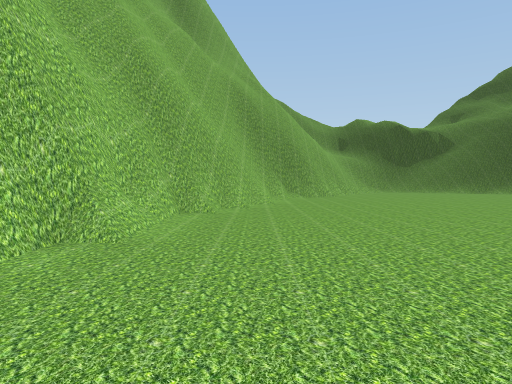
View 1 (above)

16 first-person views from a walk through a scene from a Unity 3-D project. The camera is 1.2 m above the floor, tilts 2° down and sees 70° across. The floor is counted in squares, 2.4 m on a side. Each view is taken from the middle of a square. On the plan, view 1 faces up. The plan holds only what a view shows up to about 9 squares ahead; the rest is blank. The place goes on beyond the plan. The player character is not drawn. Some surface patterns are stand-ins.

View 2
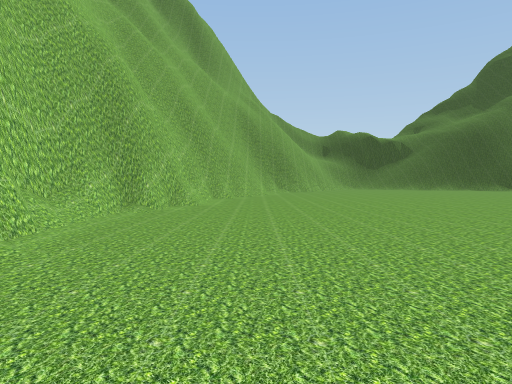

View 3
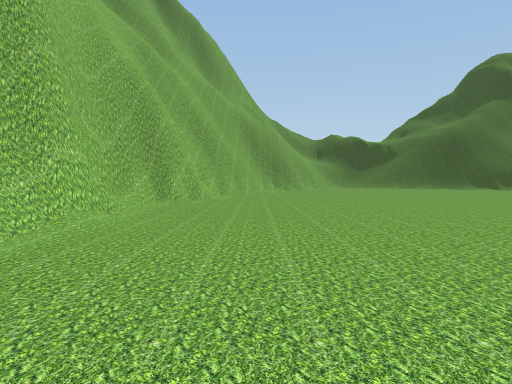

View 4
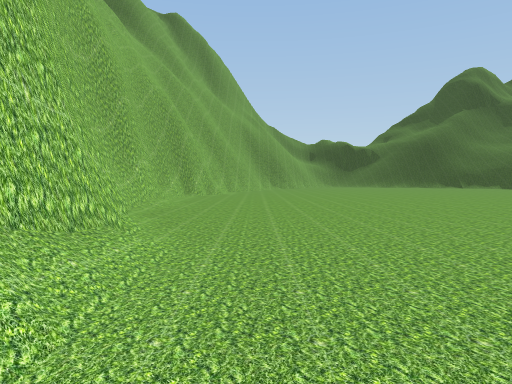

View 5
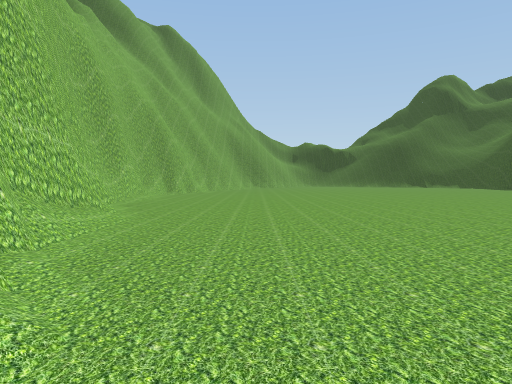

View 6
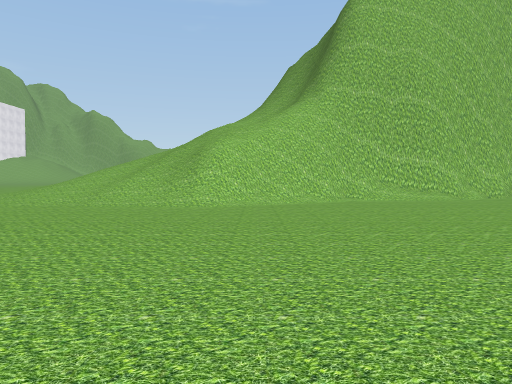

View 7
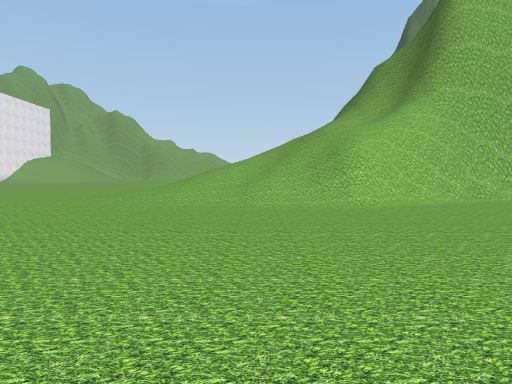

View 8
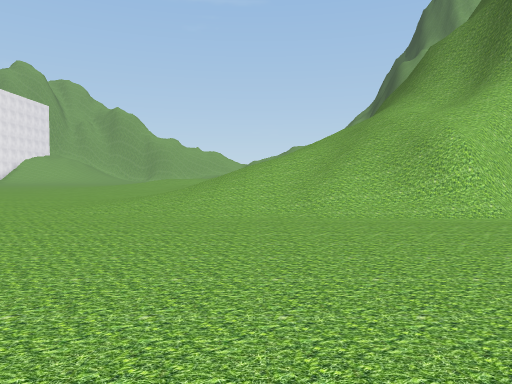

View 9
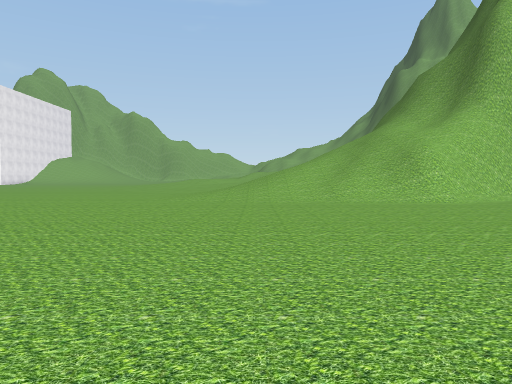

View 10
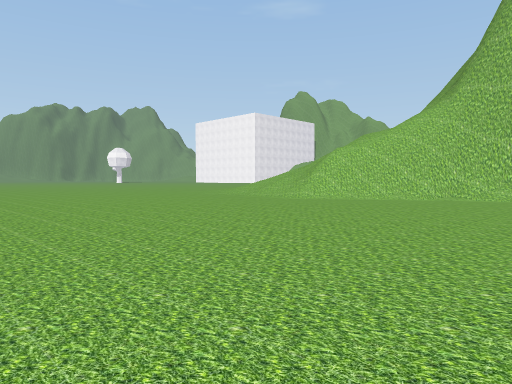

View 11
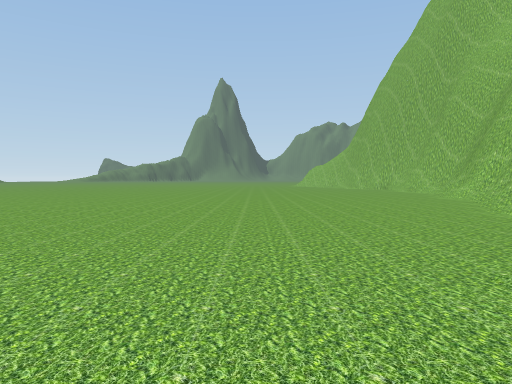

View 12
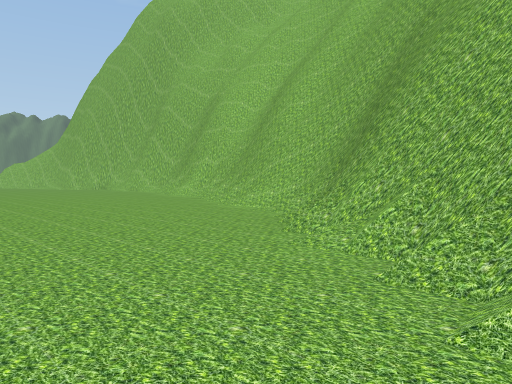

View 13
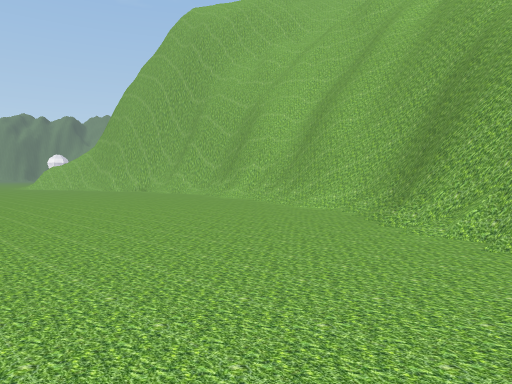

View 14
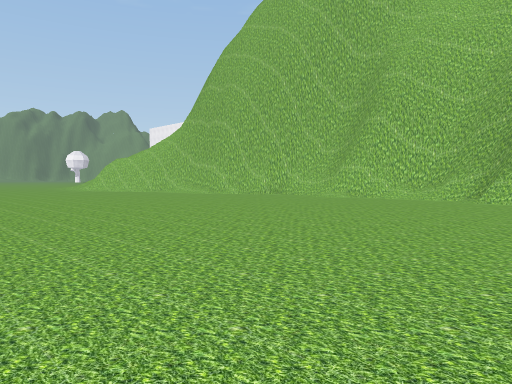

View 15
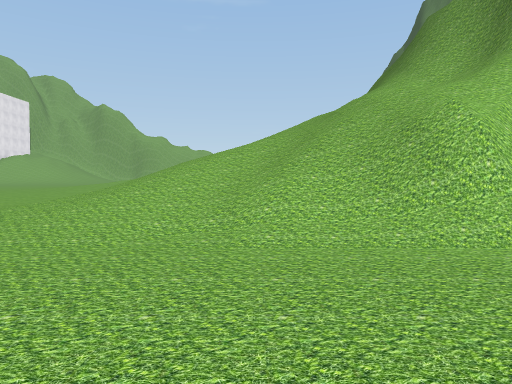

View 16
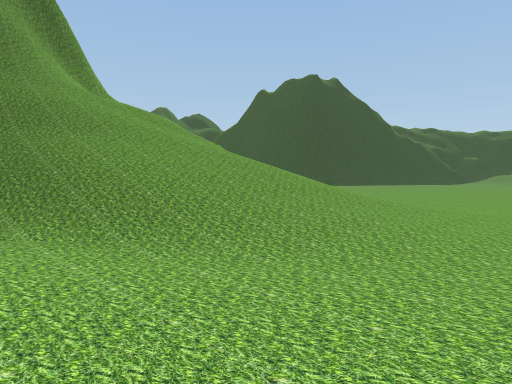

### Floor plan
Key: @ floor where view 1 was taken; # wall or solid block; . main floor; : floor 0.25 m higher than the main floor; / step, stairs or slope; = window, fence, low wall or low ledge; v drop or lower ground.
Columns run from 6 left of view 1 to 10 right of it. Each row starts with its distance up from view 1.
 13         ##/.//
 12         #/....
 11        ##.....
 10       ##......
  9       #.......
  8      ##........
  7      ##........
  6     ##..........
  5     ##...........
  4     #=...........
  3     #.........
  2    ##.........
  1    ##.........
  0    #..@......
 -1    ##........
 -2    ##.........
 -3     #.........
 -4     #........
 -5     #.......
 -6     ##..........
 -7      #..........
 -8      #..........
 -9   ####..........
-10  ###/v#........
-11  #////#/.......
-12  //////#.......
-13  ///////.......
-14  ///////.......
-15  ///////.......
-16 :///////........
-17 :./////........
-18 :..///........
-19 ............
-20  ..........

Positions as (right, up) in squares from view 1, and headings:
1: (0, 0), facing up
2: (0, -4), facing up
3: (0, -6), facing up
4: (0, -9), facing up
5: (1, -11), facing up
6: (8, -11), facing left
7: (8, -14), facing left
8: (6, -15), facing left
9: (9, -16), facing left
10: (9, -6), facing down-left
11: (4, 13), facing down
12: (5, 13), facing down-left
13: (7, 13), facing down-left
14: (7, 4), facing down-left
15: (4, -14), facing left
16: (-6, -19), facing up-right
